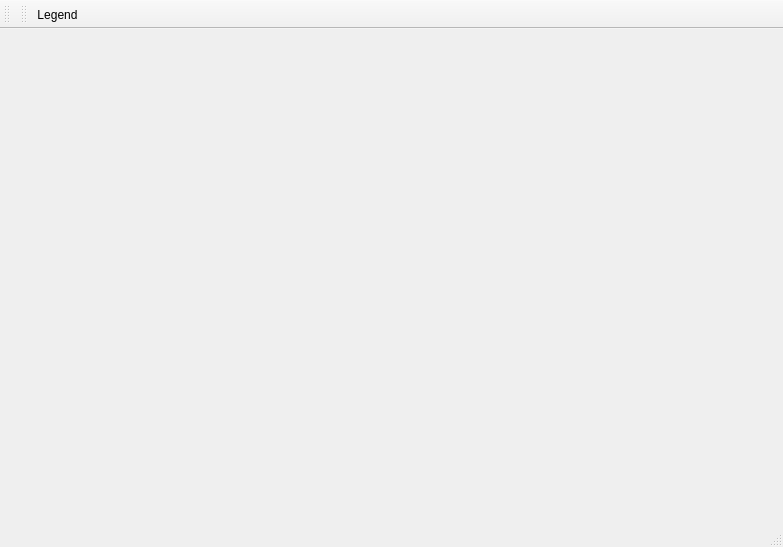
<?xml version="1.0" encoding="UTF-8"?>
<ui version="4.0">
 <class>Plotter</class>
 <widget class="QMainWindow" name="Plotter">
  <property name="geometry">
   <rect>
    <x>0</x>
    <y>0</y>
    <width>783</width>
    <height>547</height>
   </rect>
  </property>
  <property name="sizePolicy">
   <sizepolicy hsizetype="Minimum" vsizetype="Minimum">
    <horstretch>100</horstretch>
    <verstretch>100</verstretch>
   </sizepolicy>
  </property>
  <property name="minimumSize">
   <size>
    <width>100</width>
    <height>100</height>
   </size>
  </property>
  <property name="windowTitle">
   <string>Model Results</string>
  </property>
  <widget class="QWidget" name="centralWidget">
   <property name="geometry">
    <rect>
     <x>0</x>
     <y>0</y>
     <width>100</width>
     <height>30</height>
    </rect>
   </property>
   <layout class="QHBoxLayout" name="horizontalLayout">
    <item>
     <layout class="QVBoxLayout" name="verticalLayout_2">
      <property name="sizeConstraint">
       <enum>QLayout::SetDefaultConstraint</enum>
      </property>
      <item>
       <spacer name="verticalSpacer_2">
        <property name="orientation">
         <enum>Qt::Vertical</enum>
        </property>
        <property name="sizeHint" stdset="0">
         <size>
          <width>20</width>
          <height>40</height>
         </size>
        </property>
       </spacer>
      </item>
     </layout>
    </item>
   </layout>
  </widget>
  <widget class="QMenuBar" name="menuBar">
   <property name="geometry">
    <rect>
     <x>0</x>
     <y>0</y>
     <width>783</width>
     <height>21</height>
    </rect>
   </property>
  </widget>
  <widget class="QToolBar" name="mainToolBar">
   <property name="geometry">
    <rect>
     <x>0</x>
     <y>0</y>
     <width>8</width>
     <height>17</height>
    </rect>
   </property>
  </widget>
  <widget class="QStatusBar" name="statusBar">
   <property name="geometry">
    <rect>
     <x>0</x>
     <y>0</y>
     <width>3</width>
     <height>22</height>
    </rect>
   </property>
  </widget>
  <widget class="QToolBar" name="toolBar">
   <property name="geometry">
    <rect>
     <x>0</x>
     <y>0</y>
     <width>73</width>
     <height>32</height>
    </rect>
   </property>
   <property name="windowTitle">
    <string>toolBar</string>
   </property>
   <addaction name="actionLegend"/>
  </widget>
  <action name="actionAdd_Data_File">
   <property name="text">
    <string>Add Data File</string>
   </property>
  </action>
  <action name="actionLegend">
   <property name="text">
    <string>Legend</string>
   </property>
   <property name="toolTip">
    <string>Legend</string>
   </property>
  </action>
 </widget>
 <layoutdefault spacing="6" margin="11"/>
 <resources/>
 <connections/>
</ui>
